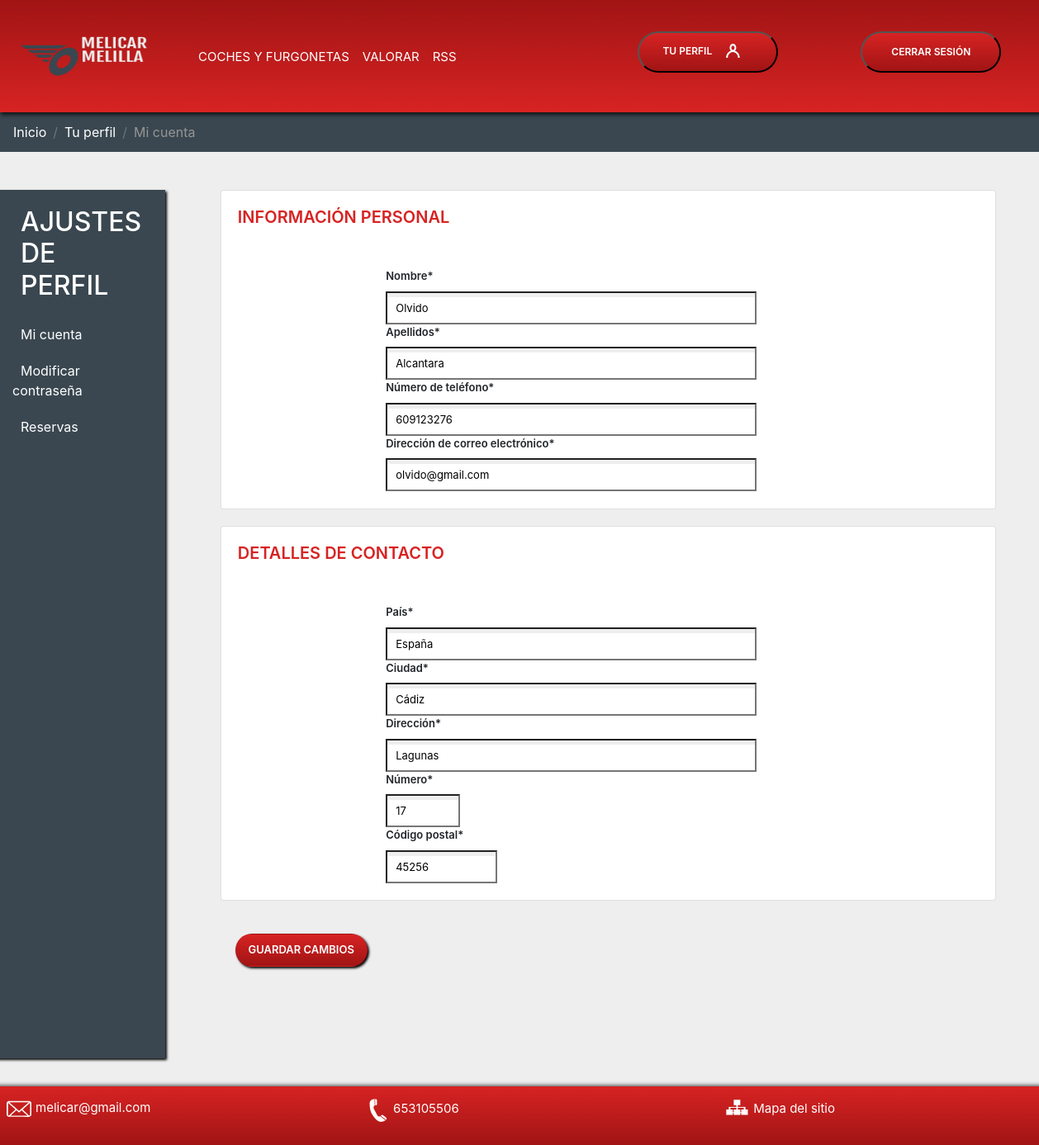
The app's page /php/templates/temp-updateinfo.php (signed in) with its own data.
### tables this page shows
CREATE TABLE `clientes` (
  `id_cli` int(255) NOT NULL,
  `nombre_cli` varchar(20) NOT NULL,
  `apellido_cli` varchar(40) NOT NULL,
  `telefono_cli` varchar(20) NOT NULL,
  `correo_cli` varchar(50) NOT NULL,
  `usuario_cli` varchar(12) NOT NULL,
  `contrasena_cli` varchar(254) NOT NULL,
  `pais_cli` varchar(20) NOT NULL,
  `ciudad_cli` varchar(20) NOT NULL,
  `calle_cli` text NOT NULL,
  `numero_cli` varchar(10) NOT NULL,
  `codigo_postal_cli` varchar(12) NOT NULL
);

### php/templates/temp-updateinfo.php (the view, shortened to what this page needs)
<html>
    <head>
        <link rel="stylesheet" href="https://stackpath.bootstrapcdn.com/bootstrap/4.1.3/css/bootstrap.min.css">
        <link rel="stylesheet" type="text/css" href="../../css/styles.css">
    </head>
    <body>
        <?php include 'temp-header.php'; ?>
        <nav aria-label="breadcrumb">
            <ol class="breadcrumb">
                <li class="breadcrumb-item"><a href="temp-index.php">Inicio</a></li>
                <li class="breadcrumb-item"><a href="temp-perfil.php">Tu perfil</a></li>
                <li class="breadcrumb-item" aria-current="page">Mi cuenta</li>
            </ol>
        </nav>
        <?php
            $servername = "localhost";
            $username = "yasser";
            $password = "bentley97";
            $db_name = "melicar";
            $conn = new mysqli($servername, $username, $password, $db_name);
            $us = $_SESSION["l_usuario"];
            $consulta_login = "SELECT * FROM clientes WHERE usuario_cli = '$us'";
            $consulta_resultado = mysqli_query($conn, $consulta_login);
            $datos = mysqli_fetch_array($consulta_resultado);
        ?>
        <div class="row">
            <div class="config col-xs-12 col-md-2 col-xl-2">
                <div class="container-config">
                    <h2 class="title-config">AJUSTES DE PERFIL</h2>
                    <ul class="nav flex-column">
                        <li class="nav-config">
                            <a class="nav-config" href="temp-updateinfo.php">Mi cuenta</a>
                        </li>
                        <li class="nav-config">
                            <a class="nav-config" href="temp-updatepass.php">Modificar contraseña</a>
                        </li>
                        <li class="nav-config">
                            <a class="nav-config" href="temp-reservasreg.php">Reservas</a>
                        </li>
                    </ul>
                </div>
            </div>
            <div class="col-xs-12 col-md-10 col-xl-10">
                <div class="row">
                    <div class="col-xs-12 col-md-12 col-xl-12">
                        <div class="card" id="personal">
                            <h5 class="card-title" id="title-registration1">INFORMACIÓN PERSONAL</h5>
                            <div class="row">
                                <div class="col-xs-12 col-md-12 col-xl-12">
                                    <label for="regist_nombre" class="regist-control">Nombre*</label><br>
                                    <input type="text" id="regist_nombre" class="regist" value="<?php echo $datos['nombre_cli']; ?>" name="regist_nombre"><br>
                                </div>
                            </div>
                            <div class="row">
                                <div class="col-xs-12 col-md-12 col-xl-12">
                                    <label for="regist_apellidos" class="regist-control">Apellidos*</label><br>
                                    <input type="text" id="regist_apellidos" class="regist" value="<?php echo $datos['apellido_cli']; ?>" name="regist_apellidos">
                                </div>
                            </div>
                            <div class="row">
                                <div class="col-xs-12 col-md-12 col-xl-12">
                                    <label for="regist_telefono" class="regist-control">Número de teléfono*</label><br>
                                    <input type="text" id="regist_telefono" class="regist" value="<?php echo $datos['telefono_cli']; ?>" name="regist_telefono">
                                </div>
                            </div>
                            <div class="row">
                                <div class="col-xs-12 col-md-12 col-xl-12">
                                    <label for="regist_email" class="regist-control">Dirección de correo electrónico*</label><br>
                                    <input type="text" id="regist_email" class="regist" value="<?php echo $datos['correo_cli']; ?>" name="regist_email">
                                </div>
                            </div>
                            <div class="row">
                                <div class="col-xs-12 col-md-12 col-xl-12">
                                </div>
                            </div>
                        </div>
                    </div>
                </div>
                <div class="row">
                    <div class="col-xs-12 col-md-12 col-xl-12">
                        <div class="card" id="contacto">
                            <h5 class="card-title" id="title-registration2">DETALLES DE CONTACTO</h5>
                            <div class="row">
                                <div class="col-xs-12 col-md-12 col-xl-12">
                                    <label for="regist_pais" class="regist-control">País*</label><br>
                                    <input type="text" id="regist_pais" class="regist" value="<?php echo $datos['pais_cli']; ?>" name="regist_pais"><br>
                                </div>
                            </div>
                            <div class="row">
                                <div class="col-xs-12 col-md-12 col-xl-12">
                                    <label for="regist_ciudad" class="regist-control">Ciudad*</label><br>
                                    <input type="text" id="regist_ciudad" class="regist" value="<?php echo $datos['ciudad_cli']; ?>" name="regist_ciudad"><br>
                                </div>
                            </div>
                            <div class="row">
                                <div class="col-xs-12 col-md-12 col-xl-12">
                                    <label for="regist_calle" class="regist-control">Dirección*</label><br>
                                    <input type="text" id="regist_calle" class="regist" value="<?php echo $datos['calle_cli']; ?>" name="regist_calle"><br>
                                </div>
                            </div>
                            <div class="row">
                                <div class="col-xs-12 col-md-12 col-xl-12">
                                    <label for="regist_numero" class="regist-control">Número*</label><br>
                                    <input type="text" id="regist_numero" class="regist" value="<?php echo $datos['numero_cli']; ?>" name="regist_numero"><br>
                                </div>
                            </div>
                            <div class="row">
                                <div class="col-xs-12 col-md-12 col-xl-12">
                                    <label for="regist_postal" class="regist-control">Código postal*</label><br>
                                    <input type="text" id="regist_postal" class="regist" value="<?php echo $datos['codigo_postal_cli']; ?>" name="regist_postal"><br>
                                </div>
                            </div>
                        </div>
                    </div>
                </div>
                <div class="row">
                    <p class="col-xs-12 col-md-12 col-xl-12">
                        <button type="button" class="btn" id="btn-modif1">GUARDAR CAMBIOS</button>
                    </p>
                </div>
            </div>
        </div>
        <?php include 'temp-footer.php'; ?>
    </body>
</html>

### css/styles.css (style rules this page uses)
html { overflow-x: hidden; }
body { background-color: #EEEEEE; }
.btn { margin-left: 20px; width: 170px; border-radius: 30px; }
#personal { width: 90%; margin-top: 30px; margin-left: auto; margin-right: auto; padding: 20px; }
#contacto { width: 90%; margin-top: 20px; margin-bottom: 20px; margin-left: auto; margin-right: auto; padding: 20px; }
#title-registration1, #title-registration2 { color: #D72323; font-weight: 600; margin-bottom: 50px; }
.regist-control { font-size: 13px; font-weight: 600; margin-left: 20%; }
.regist { width: 50%; height: 40px; margin-left: 20%; box-shadow: inset 0px 5px #EEEEEE; padding: 10px; font-size: 13px; }
#regist_numero, #regist_puerta { width: 10%; }
#regist_postal { width: 15%; }
.config { background-color: #3A4750; box-shadow: 2px 2px 3px black; padding: 20px; margin-top: 30px; margin-left: auto; margin-right: auto; margin-bottom: 105px; }
.title-config { color: white; margin-left: 20px; }
.nav-config { color: white; margin-top: 20px; margin-left: 10px; }
#btn-modif1, #btn-modif2 { margin-bottom: 200px; margin-left: 70px; background-image: linear-gradient(#D72323, #A11414); color: white; font-size: 13px; width: 160px; height: 40px; text-align: center; font-weight: 600; box-shadow: 2px 2px 3px black; margin-top: 20px; }
.breadcrumb { background-color: #3A4750; border-radius: 0px; }
.breadcrumb a { color: white; }
.breadcrumb-item { color: #959595; }

### records on screen
clientes: regist_nombre "Olvido", regist_apellidos "Alcantara", regist_telefono "609123276", regist_email "olvido@gmail.com", regist_pais "España", regist_ciudad "Cádiz", regist_calle "Lagunas", regist_numero "17", regist_postal "45256"
